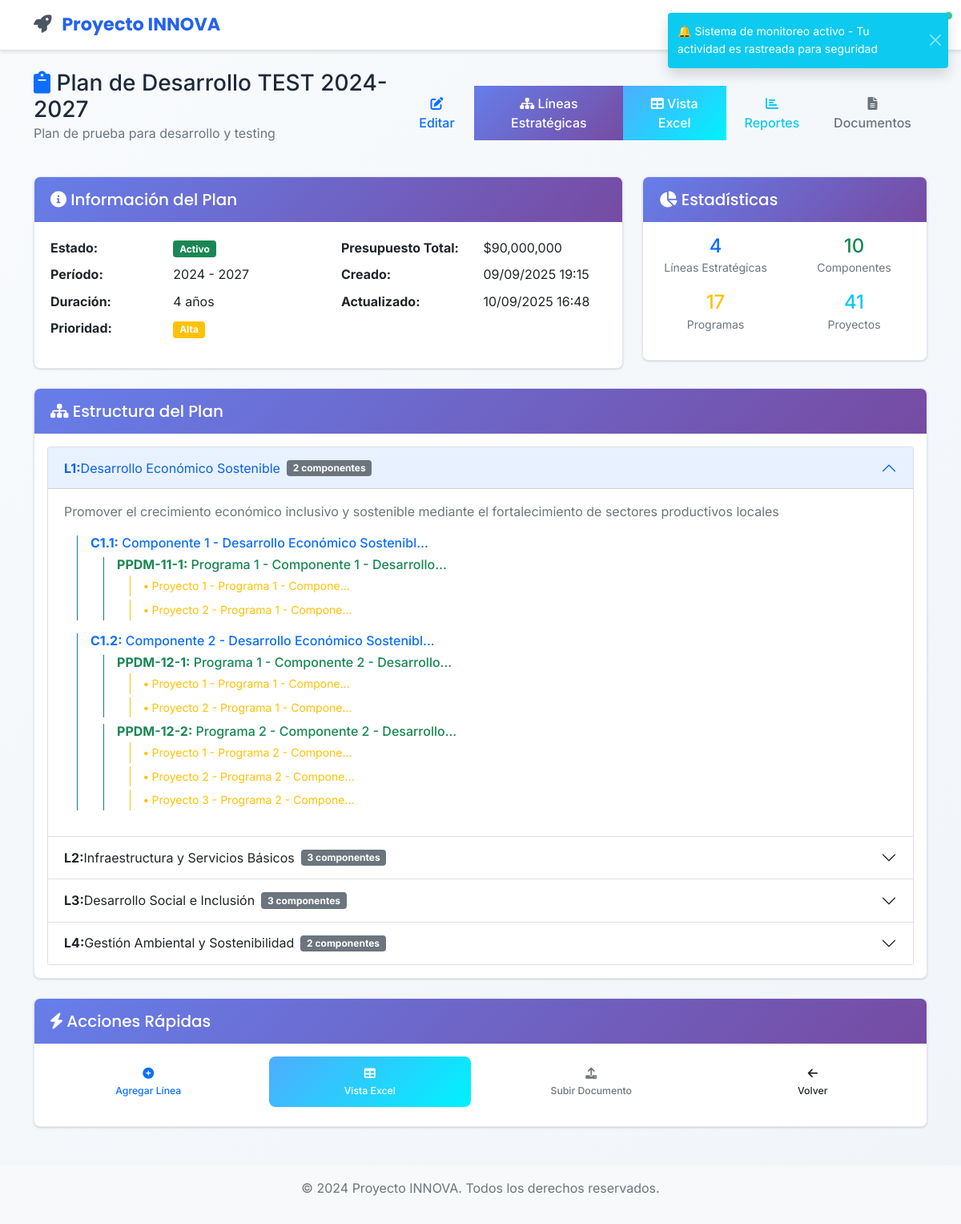
The page /planes/1 (signed in) on the database as committed earlier.
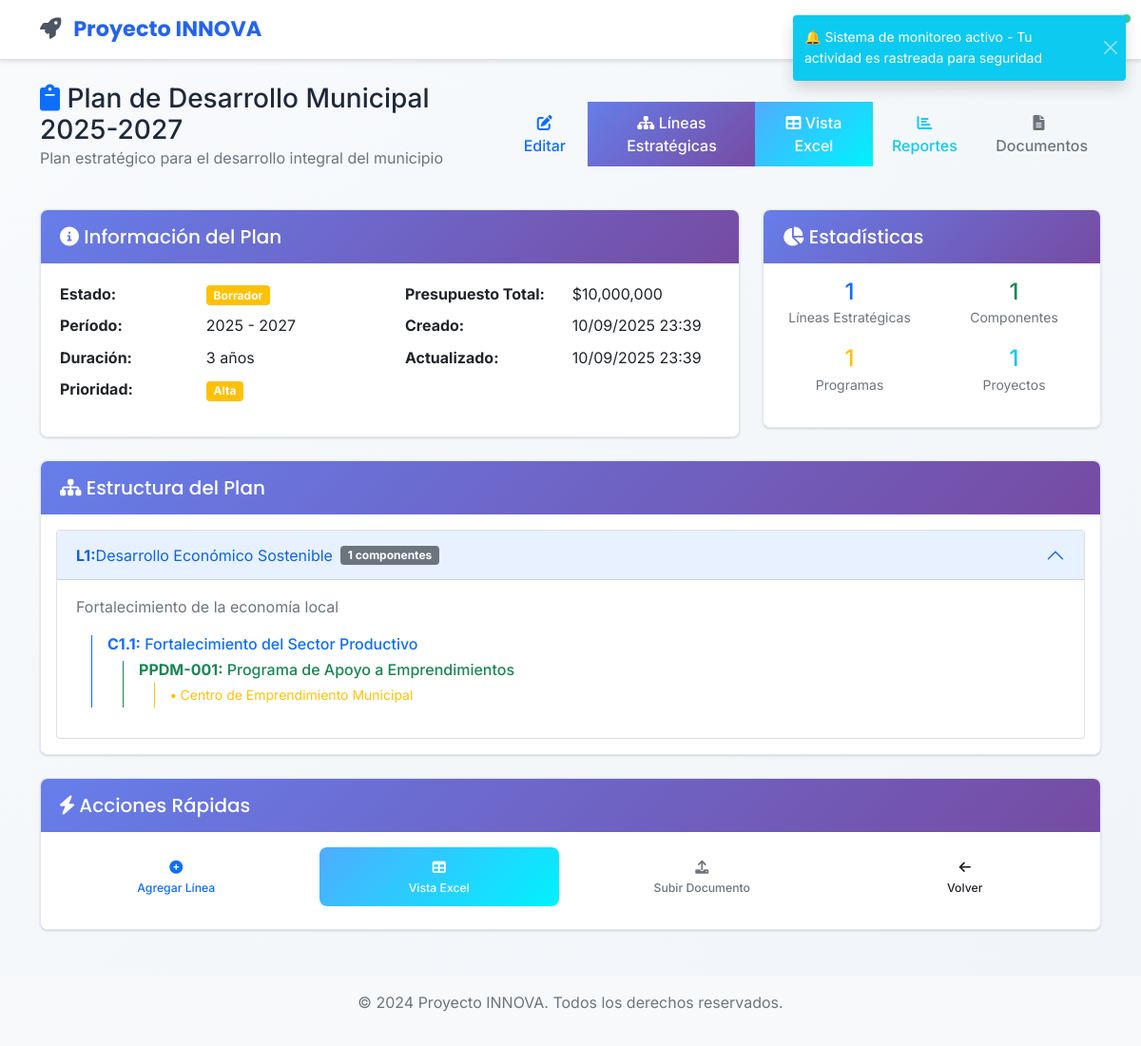
The same page on the database as committed later.
### app/models/plan_desarrollo.py (models this page shows, shortened)
class PlanDesarrollo(db.Model):
    __tablename__ = 'planes_desarrollo'
    id = db.Column(db.Integer, primary_key=True)
    titulo = db.Column(db.String(200), nullable=False)
    descripcion = db.Column(db.Text)
    anio_inicio = db.Column(db.Integer, nullable=False)
    anio_fin = db.Column(db.Integer, nullable=False)
    estado = db.Column(db.String(20), default='borrador')  # borrador, activo, finalizado, cancelado
    municipio_id = db.Column(db.Integer, db.ForeignKey('users.id'), nullable=False)
    municipio = db.relationship('User', backref=db.backref('planes_desarrollo', lazy=True))
    created_at = db.Column(db.DateTime, default=datetime.utcnow)
    updated_at = db.Column(db.DateTime, default=datetime.utcnow, onupdate=datetime.utcnow)
    presupuesto_total = db.Column(db.Float, default=0.0)
    prioridad = db.Column(db.String(20), default='media')  # baja, media, alta, critica
    def get_duracion(self):
        return self.anio_fin - self.anio_inicio + 1

### app/models/linea_estrategica.py (models this page shows, shortened)
class LineaEstrategica(db.Model):
    __tablename__ = 'lineas_estrategicas'
    __table_args__ = (
        db.UniqueConstraint('plan_id', 'cod_linea', name='unique_plan_cod_linea'),
    )
    id = db.Column(db.Integer, primary_key=True)
    cod_linea = db.Column(db.Integer, nullable=False)
    nombre = db.Column(db.String(200), nullable=False)
    descripcion = db.Column(db.Text)
    plan_id = db.Column(db.Integer, db.ForeignKey('planes_desarrollo.id'), nullable=False)
    plan = db.relationship('PlanDesarrollo', backref=db.backref('lineas_estrategicas', lazy=True, cascade='all, delete-orphan'))
    estado = db.Column(db.String(20), default='activo')  # activo, inactivo
    created_at = db.Column(db.DateTime, default=datetime.utcnow)
    updated_at = db.Column(db.DateTime, default=datetime.utcnow, onupdate=datetime.utcnow)
    prioridad = db.Column(db.String(20), default='media')  # baja, media, alta, critica
    presupuesto_asignado = db.Column(db.Float, default=0.0)

### app/models/componente.py (models this page shows, shortened)
class Componente(db.Model):
    __tablename__ = 'componentes'
    id = db.Column(db.Integer, primary_key=True)
    cod_componente = db.Column(db.Float, nullable=False)  # Puede ser decimal según el diccionario
    nombre = db.Column(db.String(200), nullable=False)
    descripcion = db.Column(db.Text)
    linea_estrategica_id = db.Column(db.Integer, db.ForeignKey('lineas_estrategicas.id'), nullable=False)
    linea_estrategica = db.relationship('LineaEstrategica', backref=db.backref('componentes', lazy=True, cascade='all, delete-orphan'))
    estado = db.Column(db.String(20), default='activo')  # activo, inactivo
    created_at = db.Column(db.DateTime, default=datetime.utcnow)
    updated_at = db.Column(db.DateTime, default=datetime.utcnow, onupdate=datetime.utcnow)
    prioridad = db.Column(db.String(20), default='media')  # baja, media, alta, critica
    presupuesto_asignado = db.Column(db.Float, default=0.0)

### app/models/programa.py (models this page shows, shortened)
class Programa(db.Model):
    __tablename__ = 'programas'
    id = db.Column(db.Integer, primary_key=True)
    cod_programa = db.Column(db.String(50), nullable=False)
    nombre = db.Column(db.String(200), nullable=False)  # PROGRAMA PDM
    descripcion = db.Column(db.Text)
    dependencia_responsable = db.Column(db.String(200))
    componente_id = db.Column(db.Integer, db.ForeignKey('componentes.id'), nullable=False)
    componente = db.relationship('Componente', backref=db.backref('programas', lazy=True, cascade='all, delete-orphan'))
    estado = db.Column(db.String(20), default='activo')  # activo, inactivo
    created_at = db.Column(db.DateTime, default=datetime.utcnow)
    updated_at = db.Column(db.DateTime, default=datetime.utcnow, onupdate=datetime.utcnow)
    bpim = db.Column(db.String(50))  # BPIM según el diccionario
    presupuesto_asignado = db.Column(db.Float, default=0.0)

### app/models/proyecto.py (models this page shows, shortened)
class Proyecto(db.Model):
    __tablename__ = 'proyectos'
    id = db.Column(db.Integer, primary_key=True)
    nombre = db.Column(db.String(200), nullable=False)  # NOMBRE PROYECTO
    descripcion = db.Column(db.Text)
    programa_id = db.Column(db.Integer, db.ForeignKey('programas.id'), nullable=False)
    programa = db.relationship('Programa', backref=db.backref('proyectos', lazy=True, cascade='all, delete-orphan'))
    estado = db.Column(db.String(20), default='planificado')  # planificado, en_ejecucion, completado, suspendido, cancelado
    created_at = db.Column(db.DateTime, default=datetime.utcnow)
    updated_at = db.Column(db.DateTime, default=datetime.utcnow, onupdate=datetime.utcnow)
    fecha_inicio = db.Column(db.Date)
    fecha_fin = db.Column(db.Date)
    presupuesto_total = db.Column(db.Float, default=0.0)
    presupuesto_ejecutado = db.Column(db.Float, default=0.0)
    ubicacion = db.Column(db.String(200))
    sector = db.Column(db.String(100))
    responsable_ejecucion = db.Column(db.String(200))
    responsable_seguimiento = db.Column(db.String(200))

### app/views/planes.py (the view)
@planes_bp.route('/<int:plan_id>')
@login_required
def ver(plan_id):
    plan = get_plan_or_redirect(plan_id, current_user)
    if hasattr(plan, 'status_code'):
        return plan
    lineas_count = len(plan.lineas_estrategicas)
    componentes_count = sum(len(linea.componentes) for linea in plan.lineas_estrategicas)
    programas_count = sum(len(componente.programas) for componente in
                         [comp for linea in plan.lineas_estrategicas for comp in linea.componentes])
    proyectos_count = sum(len(programa.proyectos) for programa in
                         [prog for componente in
                          [comp for linea in plan.lineas_estrategicas for comp in linea.componentes]
                          for prog in componente.programas])
    return render_template('planes/ver.html',
                          title=f'Plan: {plan.titulo}',
                          plan=plan,
                          lineas_count=lineas_count,
                          componentes_count=componentes_count,
                          programas_count=programas_count,
                          proyectos_count=proyectos_count)

### app/models/user.py (called while the page is built)
    def is_admin(self):
        if self.active_roles:
            admin_names = ['admin', 'administrador']
            return any(ur.role.name.lower() in admin_names for ur in self.active_roles)
        return self.legacy_role == 'admin'

### app/views/planes.py (called while the page is built, shortened)
def get_plan_or_redirect(plan_id, current_user, redirect_endpoint='planes.index'):
    puede_ver_global = current_user.is_admin() or current_user.is_editor()
    if puede_ver_global:
        plan = PlanDesarrollo.query.filter_by(id=plan_id).first()
    else:
        plan = PlanDesarrollo.query.filter_by(id=plan_id, municipio=current_user).first()
    return plan

### app/templates/planes/ver.html (shortened to what the changed rows need)
{% extends "base.html" %}
{% block content %}
<div class="row mb-4">
    <div class="col-12">
        <div class="d-flex justify-content-between align-items-center">
            <div>
                <h1 class="h3 mb-0">
                    <i class="fas fa-clipboard text-primary"></i> {{ plan.titulo }}
                </h1>
                <p class="text-muted">{{ plan.descripcion or 'Sin descripción' }}</p>
            </div>
        </div>
    </div>
</div>
<div class="row mb-4">
    <div class="col-md-8">
        <div class="card">
            <div class="card-body">
                <div class="row">
                    <div class="col-md-6">
                        <table class="table table-borderless table-sm">
                            <tr>
                                <td>
                                    <span class="badge bg-{{ 'success' if plan.estado == 'activo' else 'warning' }}">
                                        {{ plan.estado.title() }}
                                    </span>
                                </td>
                            </tr>
                            <tr>
                                <td><strong>Período:</strong></td>
                                <td>{{ plan.anio_inicio }} - {{ plan.anio_fin }}</td>
                            </tr>
                            <tr>
                                <td><strong>Duración:</strong></td>
                                <td>{{ plan.get_duracion() }} años</td>
                            </tr>
                            {% if plan.prioridad %}
                            <tr>
                                <td><strong>Prioridad:</strong></td>
                                <td>
                                    <span class="badge bg-{{ 'danger' if plan.prioridad == 'critica' else 'warning' if plan.prioridad == 'alta' else 'info' }}">
                                        {{ plan.prioridad.title() }}
                                    </span>
                                </td>
                            </tr>
                            {% endif %}
                        </table>
                    </div>
                    <div class="col-md-6">
                        <table class="table table-borderless table-sm">
                            {% if plan.presupuesto_total %}
                            <tr>
                                <td><strong>Presupuesto Total:</strong></td>
                                <td>${{ "{:,.0f}".format(plan.presupuesto_total) }}</td>
                            </tr>
                            {% endif %}
                            <tr>
                                <td><strong>Creado:</strong></td>
                                <td>{{ plan.created_at.strftime('%d/%m/%Y %H:%M') }}</td>
                            </tr>
                            <tr>
                                <td><strong>Actualizado:</strong></td>
                                <td>{{ plan.updated_at.strftime('%d/%m/%Y %H:%M') }}</td>
                            </tr>
                        </table>
                    </div>
                </div>
            </div>
        </div>
    </div>
    <div class="col-md-4">
        <div class="card">
            <div class="card-body">
                <div class="row text-center">
                    <div class="col-6 mb-3">
                        <div class="h4 mb-0 text-primary">{{ lineas_count }}</div>
                        <small class="text-muted">Líneas Estratégicas</small>
                    </div>
                    <div class="col-6 mb-3">
                        <div class="h4 mb-0 text-success">{{ componentes_count }}</div>
                        <small class="text-muted">Componentes</small>
                    </div>
                    <div class="col-6 mb-3">
                        <div class="h4 mb-0 text-warning">{{ programas_count }}</div>
                        <small class="text-muted">Programas</small>
                    </div>
                    <div class="col-6 mb-3">
                        <div class="h4 mb-0 text-info">{{ proyectos_count }}</div>
                        <small class="text-muted">Proyectos</small>
                    </div>
                </div>
            </div>
        </div>
    </div>
</div>
<div class="row">
    <div class="col-12">
        <div class="card">
            <div class="card-body">
                {% if plan.lineas_estrategicas %}
                <div class="accordion" id="estructuraPlan">
                    {% for linea in plan.lineas_estrategicas %}
                    <div class="accordion-item">
                        <h2 class="accordion-header">
                            <button class="accordion-button {% if not loop.first %}collapsed{% endif %}"
                                    type="button" data-bs-toggle="collapse"
                                    data-bs-target="#linea{{ linea.id }}">
                                <strong>L{{ linea.cod_linea }}:</strong> {{ linea.nombre }}
                                {% if linea.componentes %}
                                <span class="badge bg-secondary ms-2">{{ linea.componentes|length }} componentes</span>
                                {% endif %}
                            </button>
                        </h2>
                        <div id="linea{{ linea.id }}"
                             class="accordion-collapse collapse {% if loop.first %}show{% endif %}">
                            <div class="accordion-body">
                                {% if linea.descripcion %}
                                <p class="text-muted mb-3">{{ linea.descripcion }}</p>
                                {% endif %}
                                {% if linea.componentes %}
                                <div class="ms-3">
                                    {% for componente in linea.componentes %}
                                    <div class="border-start border-primary ps-3 mb-3">
                                        <h6 class="text-primary mb-2">
                                            <strong>C{{ componente.cod_componente }}:</strong> {{ componente.nombre }}
                                        </h6>
                                        {% if componente.programas %}
                                        <div class="ms-3">
                                            {% for programa in componente.programas %}
                                            <div class="border-start border-success ps-3 mb-2">
                                                <h6 class="text-success mb-1">
                                                    <strong>P{{ programa.cod_programa }}:</strong> {{ programa.nombre }}
                                                </h6>
                                                {% if programa.proyectos %}
                                                <div class="ms-3">
                                                    {% for proyecto in programa.proyectos %}
                                                    <div class="border-start border-warning ps-3 mb-1">
                                                        <small class="text-warning">
                                                            <strong>•</strong> {{ proyecto.nombre }}
                                                        </small>
                                                    </div>
                                                    {% endfor %}
                                                </div>
                                                {% endif %}
                                            </div>
                                            {% endfor %}
                                        </div>
                                        {% endif %}
                                    </div>
                                    {% endfor %}
                                </div>
                                {% else %}
                                <p class="text-muted mb-0">No hay componentes definidos aún.</p>
                                {% endif %}
                            </div>
                        </div>
                    </div>
                    {% endfor %}
                </div>
                {% endif %}
            </div>
        </div>
    </div>
</div>
{% endblock %}

Rows that differ between the two databases and show on the page:
removed Proyecto: nombre "Proyecto 1 - Programa 1 - Compone..."
removed Proyecto: nombre "Proyecto 2 - Programa 1 - Compone..."
removed Componente: cod_componente "1.2", nombre "Componente 2 - Desarrollo Económico Sostenibl..."
removed Programa: cod_programa "PDM-12-1", nombre "Programa 1 - Componente 2 - Desarrollo...", shown under "1.2"
removed Proyecto: nombre "Proyecto 1 - Programa 1 - Compone...", shown under "PDM-12-1"
removed Proyecto: nombre "Proyecto 2 - Programa 1 - Compone...", shown under "PDM-12-1"
removed Programa: cod_programa "PDM-12-2", nombre "Programa 2 - Componente 2 - Desarrollo...", shown under "1.2"
removed Proyecto: nombre "Proyecto 1 - Programa 2 - Compone...", shown under "PDM-12-2"
removed Proyecto: nombre "Proyecto 2 - Programa 2 - Compone...", shown under "PDM-12-2"
removed Proyecto: nombre "Proyecto 3 - Programa 2 - Compone...", shown under "PDM-12-2"
removed LineaEstrategica: cod_linea "2", nombre "Infraestructura y Servicios Básicos", componentes|length "3"
removed LineaEstrategica: cod_linea "3", nombre "Desarrollo Social e Inclusión", componentes|length "3"
removed LineaEstrategica: cod_linea "4", nombre "Gestión Ambiental y Sostenibilidad", componentes|length "2"
changed PlanDesarrollo "Alta": titulo "Plan de Desarrollo TEST 2024-2027" → "Plan de Desarrollo Municipal 2025-2027"; descripcion "Plan de prueba para desarrollo y testing" → "Plan estratégico para el desarrollo integral del municipio"; estado "Activo" → "Borrador"; anio_inicio "2024" → "2025"; get_duracion "4" → "3"; presupuesto_total "90,000,000" → "10,000,000"; created_at "09/09/2025 19:15" → "10/09/2025 23:39"; updated_at "10/09/2025 16:48" → "10/09/2025 23:39"
changed LineaEstrategica "Desarrollo Económico Sostenible": componentes|length "2" → "1"; descripcion "Promover el crecimiento económico inclusivo y sostenible mediante el fortalecimiento de sectores productivos locales" → "Fortalecimiento de la economía local"
changed Componente: nombre "Componente 1 - Desarrollo Económico Sostenibl..." → "Fortalecimiento del Sector Productivo"
changed Programa: cod_programa "PDM-11-1" → "PDM-001"; nombre "Programa 1 - Componente 1 - Desarrollo..." → "Programa de Apoyo a Emprendimientos"
added Proyecto: nombre "Centro de Emprendimiento Municipal"
Other text that changed with them:
{{ lineas_count }}: "4" → "1"
{{ componentes_count }}: "10" → "1"
{{ programas_count }}: "17" → "1"
{{ proyectos_count }}: "41" → "1"
